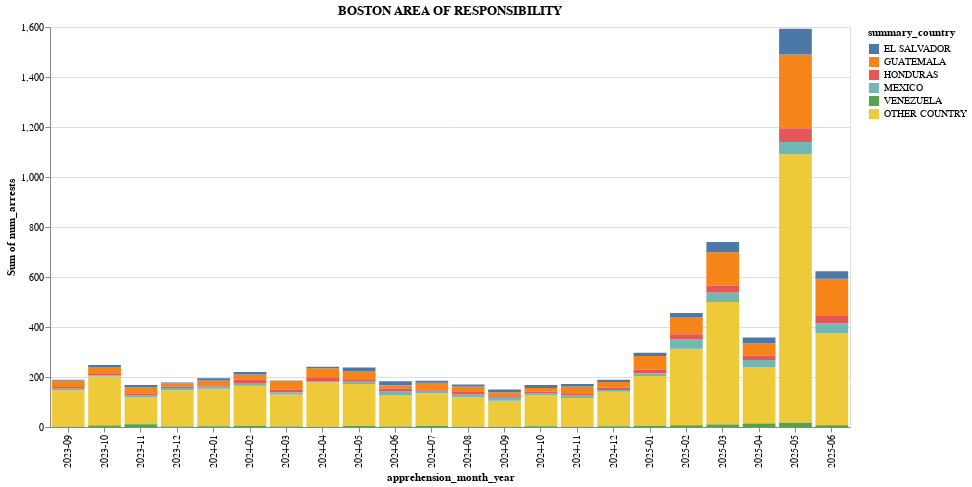

The notebook cell this image was saved under:
### Code cell
plot_area_chart(arrests_df, 'BOSTON AREA OF RESPONSIBILITY', top_countries_overall(5))

### Figure 1 — Vega-Lite specification as saved in the notebook (floating-point values rounded to 4 significant figures; data arrays with more than 128 entries replaced by an {"elided": "..."} marker saying what was removed)
{"config": {"view": {"continuousWidth": 300, "continuousHeight": 300}}, "data": {"name": "data-85daac84357e06cf46c09ec73edd8d0a"}, "mark": {"type": "bar"}, "encoding": {"color": {"field": "summary_country", "sort": ["EL SALVADOR", "GUATEMALA", "HONDURAS", "MEXICO", "VENEZUELA", "OTHER COUNTRY"], "type": "nominal"}, "x": {"field": "apprehension_month_year", "type": "ordinal"}, "y": {"aggregate": "sum", "field": "num_arrests", "type": "quantitative"}}, "height": 400, "title": "BOSTON AREA OF RESPONSIBILITY", "width": 800, "$schema": "https://vega.github.io/schema/vega-lite/v5.20.1.json", "datasets": {"data-85daac84357e06cf46c09ec73edd8d0a": {"elided": "741 records"}}}
